Frame 1 (no input): blank canvas, image omitted
Frame 60 (no input): blank canvas, image omitted
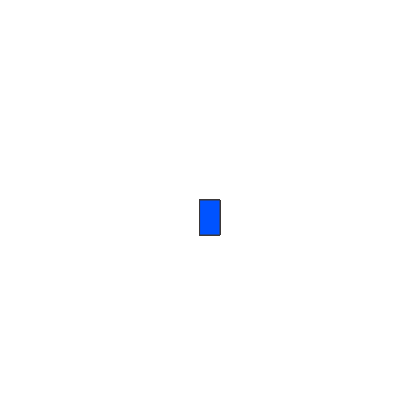
Frame 120 (the mouse pressed at the canvas centre since frame 60)

The p5.js sketch whose frames 1 and 60 were blank and that drew this single picture after the mouse press (run headless with seeded random() and noise() and a simulated clock; from frame 60 on, the mouse is pressed at the canvas centre):

// p5.js sketch
// ── sketch.js
function setup() {
  createCanvas(400, 400);
  background("white")
}

function draw() {
  stroke("#3C3939");
  fill("rgb(0,83,255)");
  
  
  if (mouseIsPressed) {
    rect(mouseX, mouseY, 20, 35);
  }
}



// ── style.css
html, body {
  margin:0;
 padding: 0;
}
canvas{
 display:block;
}
